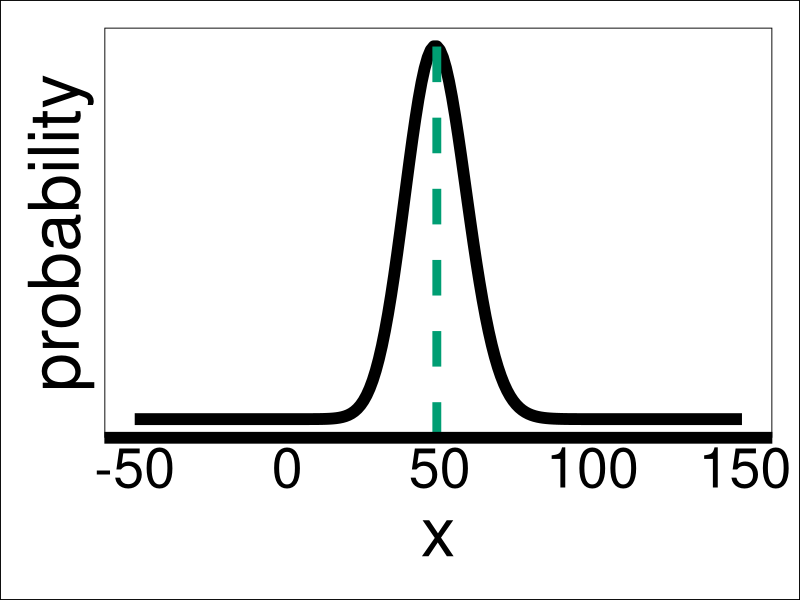
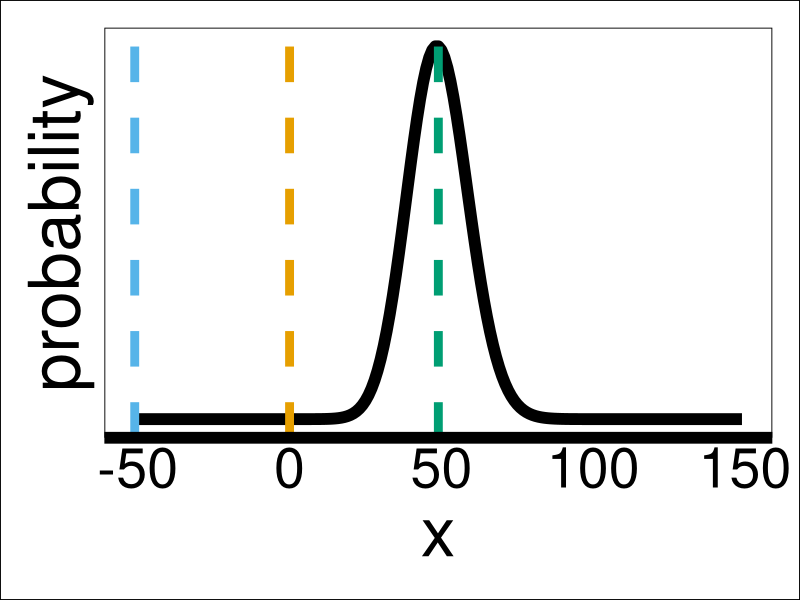
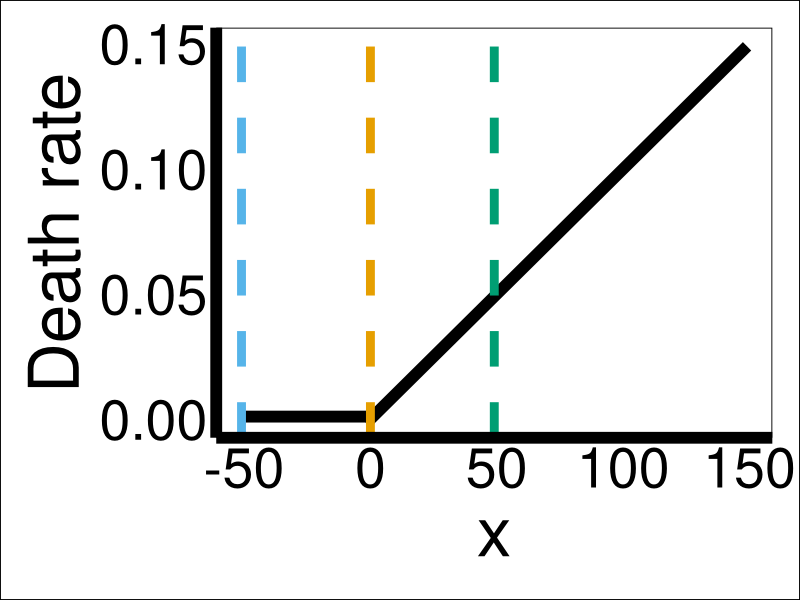
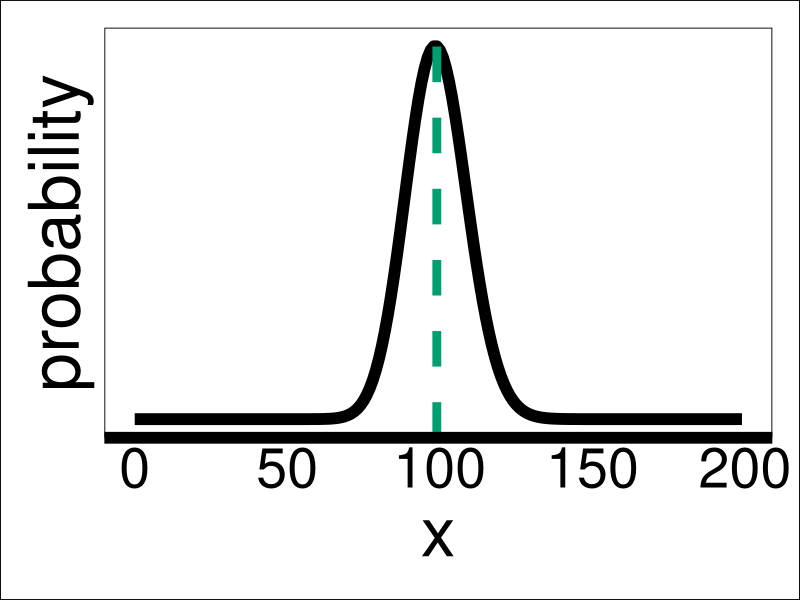
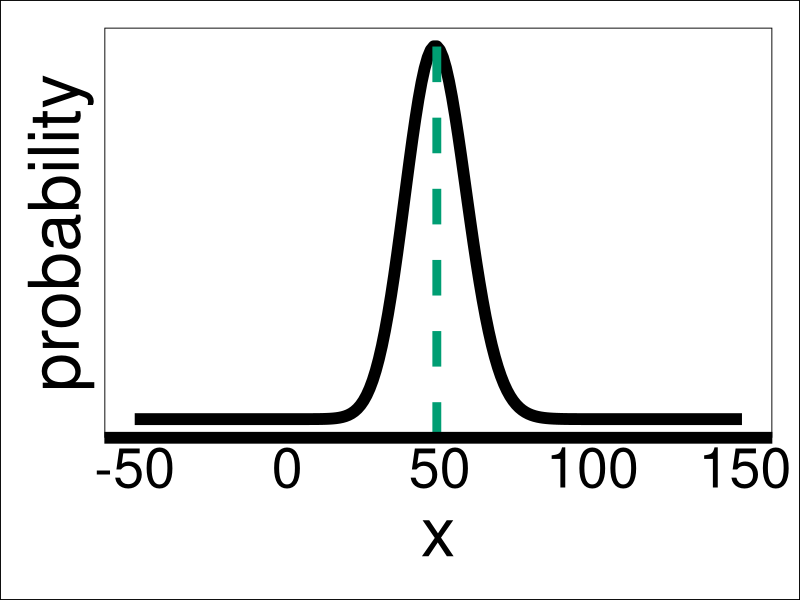
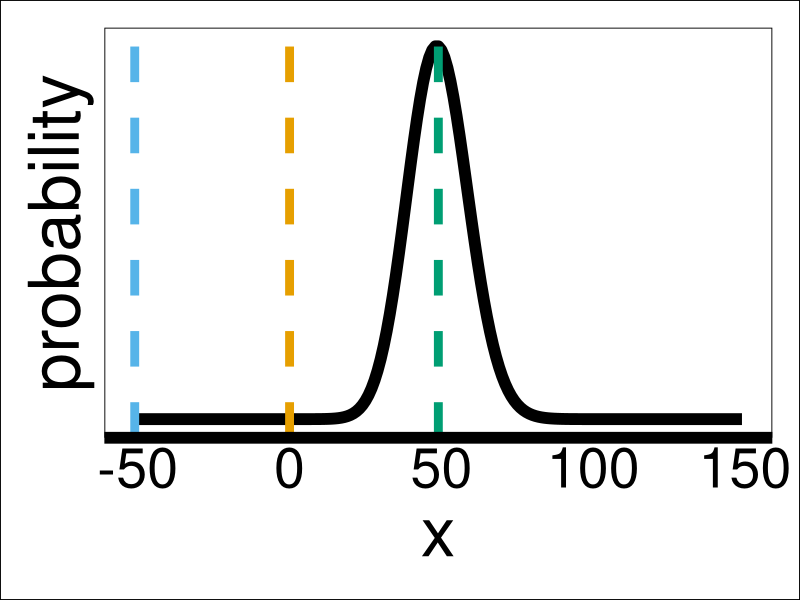
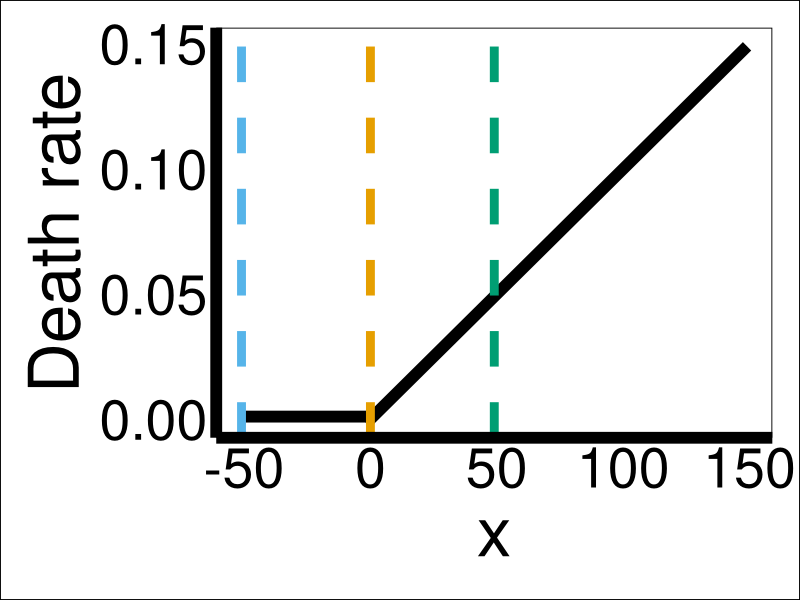
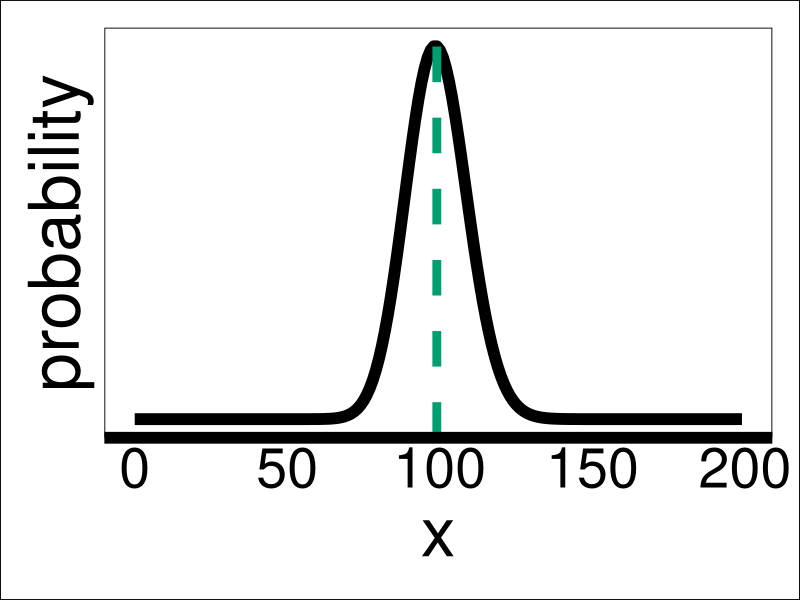

The R script that drew these images, in order:
## ---- chunk 1
knitr::opts_chunk$set(echo = TRUE)
library(ggplot2)
library(reshape2)
library(grid)
library(ggthemes)
# The palette with gray:
cbPalette <- c("#999999", "#E69F00", "#56B4E9", "#009E73", "#F0E442", "#0072B2", "#D55E00", "#CC79A7")
# The palette with black:
cbbPalette <- c("#000000", "#E69F00", "#56B4E9", "#009E73", "#F0E442", "#0072B2", "#D55E00", "#CC79A7")

theme_Presentation <- function(base_size=14, base_family="Helvetica") {
  (theme_foundation(base_size=base_size, base_family=base_family)+
     theme(panel.grid.major = element_blank(), panel.grid.minor = element_blank(), 
           panel.background = element_blank(), axis.line = element_line(colour = "black"))+
    theme(text = element_text(size = 50))+
    theme(axis.line = element_line(colour = 'black', linewidth = 4))+
    theme(plot.margin = margin(t = 20,  # Top margin
                             r = 20,  # Right margin
                             b = 20,  # Bottom margin
                             l = 20)) # Left margin
    )
}
## ---- chunk 2
# Set parameters, x_real = 0
E_i = 100
i_max = 200
i = 1:i_max
deltad = 0.001

x_real = 0
x_segfree = x_real + 4.9*sqrt(E_i) - E_i
E_x = x_real + 4.9*sqrt(E_i)
# Create a data frame with values of x and their corresponding dpois values
data <- data.frame(
  x = x_real + 4.9*sqrt(E_i) - E_i + i,
  probability = dpois(x = i, lambda = E_i)
)
death_rate = ifelse(data$x<0, deltad, deltad*data$x)

data <- cbind(data, death_rate)
## ---- chunk 3
# Plot the distribution on genotype space
p_dist <- ggplot(data, aes(x = x, y = probability)) +
  geom_line(linewidth=4)+
  geom_vline(xintercept = E_x, linetype='dashed', 
                color = cbbPalette[4], linewidth=3)+
  theme_Presentation()+
  theme(axis.text.y = element_blank(), axis.ticks.y = element_blank(), axis.line.y = element_blank())
  
p_dist
png(paste0("graphs/Genotype_distribution_E_x_xreal", x_real, ".png"), width=600, height=350)
p_dist
dev.off()

p_dist2 <- ggplot(data, aes(x = x, y = probability)) +
  geom_line(linewidth=4)+
  geom_vline(xintercept = E_x, linetype='dashed', 
                color = cbbPalette[4], linewidth=3)+
  geom_vline(xintercept = x_real, linetype='dashed', 
                color = cbbPalette[2], linewidth=3)+
  geom_vline(xintercept = x_segfree, linetype='dashed', 
                color = cbbPalette[3], linewidth=3)+
  theme_Presentation()+
  theme(axis.text.y = element_blank(), axis.ticks.y = element_blank(), axis.line.y = element_blank())
  
p_dist2
png(paste0("graphs/Genotype_distribution_xreal", x_real, ".png"), width=600, height=350)
p_dist2
dev.off()
## ---- chunk 4
# Plot death rate
p_deathrate <- ggplot(data, aes(x = x, y = death_rate)) +
  geom_line(linewidth=4)+ 
  ylab("Death rate")+
  geom_vline(xintercept = E_x, linetype='dashed', 
                color = cbbPalette[4], linewidth=3)+
  geom_vline(xintercept = x_real, linetype='dashed', 
                color = cbbPalette[2], linewidth=3)+
  geom_vline(xintercept = x_segfree, linetype='dashed', 
                color = cbbPalette[3], linewidth=3)+
  theme_Presentation()
p_deathrate
png(paste0("graphs/Deathrate_xreal", x_real, ".png"), width=600, height=350)
p_deathrate
dev.off()
## ---- chunk 5
# Set parameters ----
x_real_t2 = 50
x_segfree_t2 = x_real_t2 + 4.9*sqrt(E_i) - E_i
E_x_t2 = x_real_t2 + 4.9*sqrt(E_i)
# Create a data frame with values of x and their corresponding dpois values
data_t2 <- data.frame(
  x = x_real_t2 + 4.9*sqrt(E_i) - E_i + i,
  probability = dpois(x = i, lambda = E_i)
)
death_rate_t2 = ifelse(data_t2$x<0, deltad, deltad*data_t2$x)

data <- cbind(data_t2, death_rate_t2)
## ---- chunk 6
# Plot the distribution on genotype space
p_dist_t2 <- ggplot(data_t2, aes(x = x, y = probability)) +
  geom_line(linewidth=4)+
  geom_vline(xintercept = E_x_t2, linetype='dashed', 
                color = cbbPalette[4], linewidth=3)+
  theme_Presentation()+
  theme(axis.text.y = element_blank(), axis.ticks.y = element_blank(), axis.line.y = element_blank())
  
p_dist_t2
png(paste0("graphs/Genotype_distribution_E_x_xreal", x_real_t2, ".png"), width=600, height=350)
p_dist_t2
dev.off()
